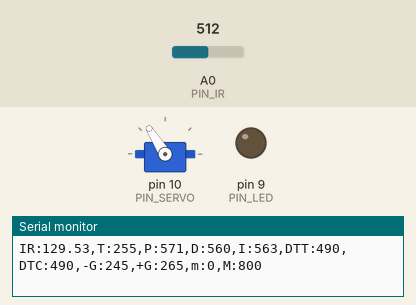
Bench run of a sketch on a simulated Arduino Uno, built with avr-gcc and run on an emulated ATmega328P. On the bench: servo, output pins drawn as LEDs (lit = HIGH), the last lines printed to the serial monitor. The test bench sets the inputs (shaded band); at power-on: A0 (PIN_IR) = 512.

Above: at 1.2 s.
1.3 s: A0 (PIN_IR) set to 400
3.0 s: A0 (PIN_IR) set to 122
At 4.3 s:
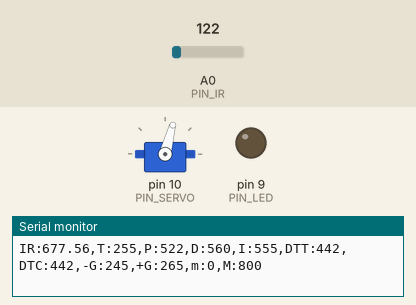
4.6 s: A0 (PIN_IR) set to 265
At 4.84 s:
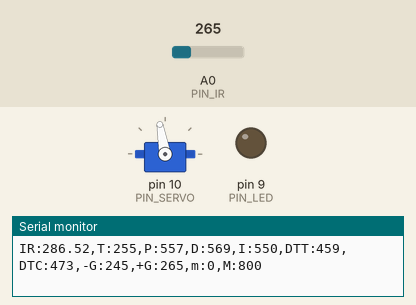
6.4 s: A0 (PIN_IR) set to 0
At 6.9 s:
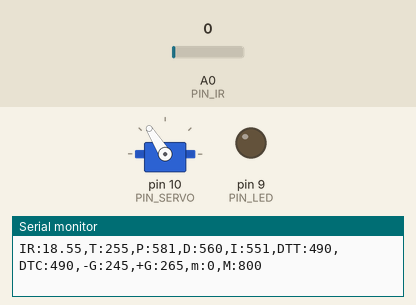
8.0 s: A0 (PIN_IR) set to 110
At 8.9 s:
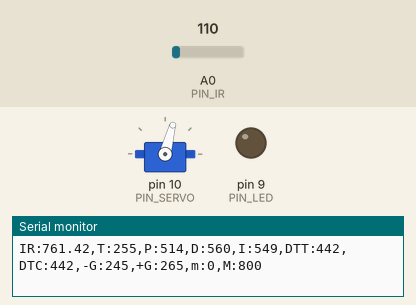
Timing chart, 0 to 10.6 s (numbered marks = the images above; inputs shaded):
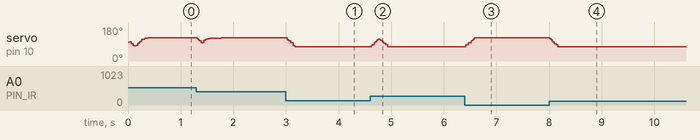

The sketch:

28P14.ino
```cpp
#include <Servo.h>

#define _INTERVAL_DIST 30  // DELAY_MICROS * samples_num^2 의 값이 최종 거리측정 인터벌임. 넉넉하게 30ms 잡음.
#define DELAY_MICROS  1500 // 필터에 넣을 샘플값을 측정하는 딜레이(고정값!)
#define EMA_ALPHA 0.35     // EMA 필터 값을 결정하는 ALPHA 값. 작성자가 생각하는 최적값임.
float ema_dist=0;            // EMA 필터에 사용할 변수
float filtered_dist;       // 최종 측정된 거리값을 넣을 변수. loop()안에 filtered_dist = filtered_ir_distance(); 형태로 사용하면 됨.
float samples_num = 3;     // 스파이크 제거를 위한 부분필터에 샘플을 몇개 측정할 것인지. 3개로 충분함! 가능하면 수정하지 말 것.

// Arduino pin assignment
#define PIN_IR A0
#define PIN_LED 9
#define PIN_SERVO 10

// Framework setting
#define _DIST_TARGET 255
#define _DIST_MIN 100
#define _DIST_MAX 410

// Servo speed control
#define _SERVO_ANGLE 30
#define _SERVO_SPEED 1000

// configurable parameters
#define _DUTY_MIN 1320 // servo full clockwise position (0 degree)
#define _DUTY_NEU 1550  // servo neutral position (90 degree)
#define _DUTY_MAX 1800  // servo full counterclockwise position (180 degree)

// Event periods
unsigned long last_sampling_time_dist, last_sampling_time_servo, last_sampling_time_serial;
bool event_dist, event_servo, event_serial;
#define _INTERVAL_DIST 20  // [3074] 거리측정주기 (ms)
#define _INTERVAL_SERVO 20 // [3078] 서보제어주기 (ms)
#define _INTERVAL_SERIAL 100 // [3078] Serial제어주기 (ms)

// PID parameters
#define _KP 1.8
#define _KI 0.01
#define _KD 100

// global variables
float dist_raw, dist_cali; // unit: mm
int a, b; // unit: mm

// servo instance
Servo myservo;

// Servo speed control
int duty_chg_per_interval;
int duty_target, duty_curr;

// PID variables
float error_curr, error_prev, control, pterm, dterm, iterm;

void setup() {
// initialize GPIO pins
  pinMode(PIN_LED,OUTPUT);
  myservo.attach(PIN_SERVO);

  duty_curr =_DUTY_NEU;
  myservo.writeMicroseconds(_DUTY_NEU);

  error_prev = 0.0;

// initialize serial port
  Serial.begin(57600);

  // convert angle speed into duty change per interval.
  duty_chg_per_interval = (_DUTY_MAX - _DUTY_MIN) * (_SERVO_SPEED / 180.0) * (_INTERVAL_SERVO / 1000.0); // [3074] 서보 업데이트 1주기에 증감 가능한 duty 의 최댓값

  // [1615] 마지막 이벤트 발생 시간 초기화
  last_sampling_time_dist = 0;
  last_sampling_time_servo = 0;
  last_sampling_time_serial = 0;

  event_dist = false;
  event_servo = false;
  event_serial = false;

  a = 69;
  b = 323;

  iterm = 0;
}

float ir_distance(void){ // 거리측정함수 return value unit: mm
  float val;
  float volt = float(analogRead(PIN_IR));
  val = ((6762.0/(volt-9.0))-4.0) * 10.0;
  return val;
}

float under_noise_filter(void){ // 아래로 떨어지는 형태의 스파이크를 제거해주는 필터
  int currReading;
  int largestReading = 0;
  for (int i = 0; i < samples_num; i++) {
    currReading = ir_distance();
    if (currReading > largestReading) { largestReading = currReading; }
    // Delay a short time before taking another reading
    delayMicroseconds(DELAY_MICROS);
  }
  return largestReading;
}

float filtered_ir_distance(void){ // 아래로 떨어지는 형태의 스파이크를 제거 후, 위로 치솟는 스파이크를 제거하고 EMA필터를 적용함.
  // under_noise_filter를 통과한 값을 upper_nosie_filter에 넣어 최종 값이 나옴.
  int currReading;
  int lowestReading = 1024;
  for (int i = 0; i < samples_num; i++) {
    currReading = under_noise_filter();
    if (currReading < lowestReading) { lowestReading = currReading; }
  }
  // eam 필터 추가
  ema_dist = EMA_ALPHA*lowestReading + (1-EMA_ALPHA)*ema_dist;
  return ema_dist;
}

void loop() {
  // [1615] 거리 측정 주기가 되었는지 검사
  if (millis() >= last_sampling_time_dist + _INTERVAL_DIST)
        event_dist = true;

  // [1615] 서보 제어 주기가 되었는지 검사
  if (millis() >= last_sampling_time_servo + _INTERVAL_SERVO)
      event_servo= true;

  // [1615] Serial 제어 주기가 되었는지 검사
  if (millis() >= last_sampling_time_serial + _INTERVAL_SERIAL)
      event_serial= true;

  //거리
  if(event_dist) {
     event_dist = false;
  // get a distance reading from the distance sensor
      dist_raw = filtered_ir_distance();

  //보정값들 연산
    dist_cali = 100 + 300.0 / (b - a) * (dist_raw - a);

  // PID control logic
    error_curr = _DIST_TARGET - dist_cali;// [3073] 현재 읽어들인 데이터와 기준 값의 차이
    pterm = _KP * error_curr;
    dterm = _KD * (error_curr - error_prev);
    iterm += _KI * error_curr;
    control = pterm + dterm + iterm;
    error_prev = error_curr;


  // duty_target = f(duty_neutral, control)
    duty_target = _DUTY_NEU + control;

  // keep duty_target value within the range of [_DUTY_MIN, _DUTY_MAX]
  duty_target = min(max(duty_target, _DUTY_MIN), _DUTY_MAX); // [1615]

  // [1615] 마지막 샘플링 시각 업데이트
  last_sampling_time_dist += _INTERVAL_DIST;
  }


  //서보
  if(event_servo) {
    event_servo = false;
    // adjust duty_curr toward duty_target by duty_chg_per_interval
    float movement = (duty_curr - duty_target);
    if(abs(movement) > duty_chg_per_interval && movement < 0){
      duty_curr += duty_chg_per_interval;
    }
    else if (abs(movement) > duty_chg_per_interval && movement > 0){
      duty_curr -= duty_chg_per_interval;
    }
    else{
      duty_curr = duty_target;
    }

    // update servo position
    myservo.writeMicroseconds(duty_curr); //

    // [1615] 마지막 서보 조작 시각 업데이트
    last_sampling_time_servo += _INTERVAL_SERVO;
  }


  //시리얼
  if(event_serial) {
    event_serial = false;
     Serial.print("IR:");
     Serial.print(dist_cali);
     Serial.print(",T:");
     Serial.print(_DIST_TARGET);
     Serial.print(",P:");
     Serial.print(map(pterm,-1000,1000,510,610));
     Serial.print(",D:");
     Serial.print(map(dterm,-1000,1000,510,610));
     Serial.print(",I:");
     Serial.print(map(iterm,-1000,1000,510,610));
     Serial.print(",DTT:");
     Serial.print(map(duty_target,1000,2000,410,510));
     Serial.print(",DTC:");
     Serial.print(map(duty_curr,1000,2000,410,510));
     Serial.println(",-G:245,+G:265,m:0,M:800");

    // [1615] 마지막 Serial 업데이트 시각 업데이트
    last_sampling_time_serial += _INTERVAL_SERIAL;
  }
}
```

Measured:
- after the input at 3.0 s, servo on pin 10 (PIN_SERVO): 122° → 75° at once
- after the input at 4.6 s, servo on pin 10 (PIN_SERVO): rises from 75° to 116° in 0.12 s, then falls to 75° in 0.22 s
- after the input at 6.4 s, servo on pin 10 (PIN_SERVO): 75° → 122° at once
- after the input at 8.0 s, servo on pin 10 (PIN_SERVO): 122° → 75° at once
